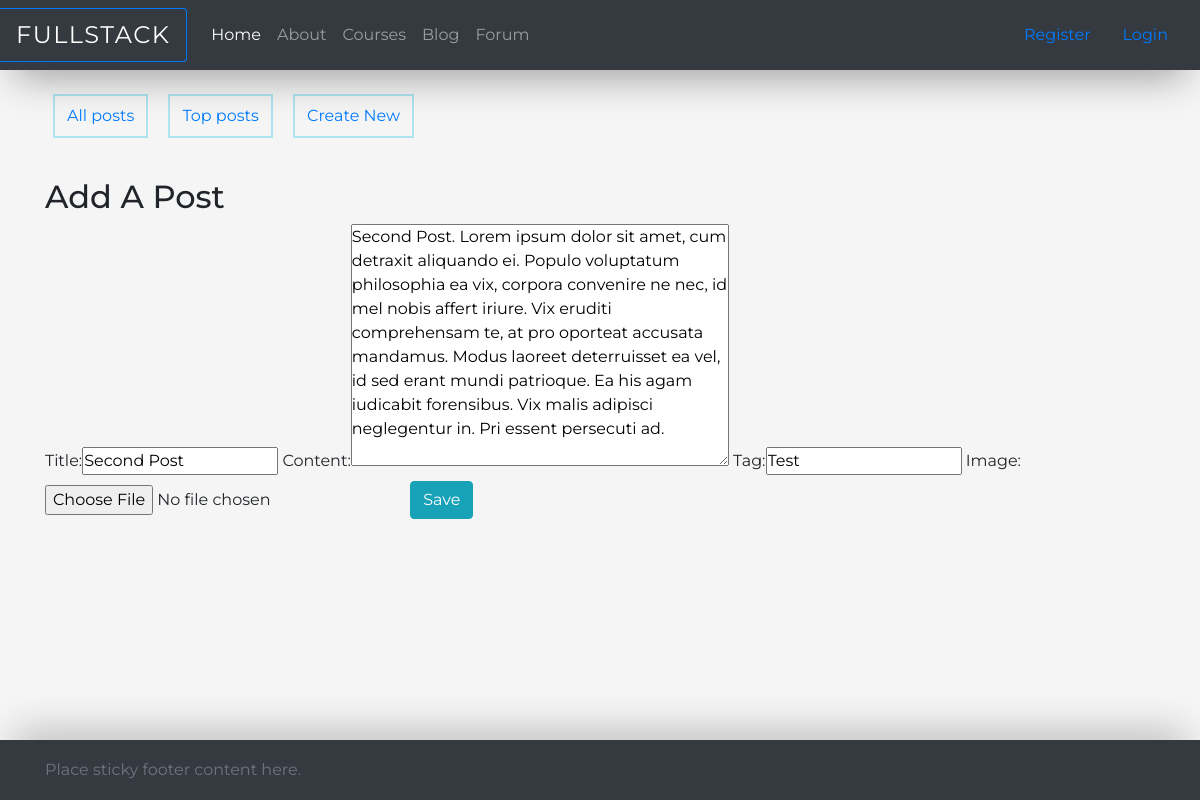
Screenshot of /blog/2/edit with the database file from the repository.
### blog/models.py (models this page shows, shortened)
class Post(models.Model):
    author = models.ForeignKey(settings.AUTH_USER_MODEL)
    title = models.CharField(max_length=200)
    content = models.TextField()
    created_date = models.DateTimeField(default=timezone.now)
    published_date = models.DateTimeField(blank=True, null=True)
    views = models.IntegerField(default=0)
    tag = models.CharField(max_length=100, blank=True, null=True)
    image = models.ImageField(upload_to="images", blank=True, null=True)

### blog/views.py (the view)
# urls.py: url(r'^(?P<id>\d+)/edit$', views.edit_post, name='edit'),
def edit_post(request, id):
    post = get_object_or_404(Post, pk=id)
    if request.method == "POST":
        form = BlogPostForm(request.POST, request.FILES, instance=post)
        if form.is_valid():
            post = form.save(commit=False)
            post.author = request.user
            post.published_date = timezone.now()
            post.save()
            return redirect(post_detail, post.pk)
    else:
        form = BlogPostForm(instance=post)
    return render(request, 'blog/blogpostform.html', {'form': form})

### blog/forms.py
class BlogPostForm(forms.ModelForm):
    class Meta:
        model = Post
        fields = ('title', 'content', 'tag', 'image')

### blog/templates/blog/blogpostform.html (shortened to what this page needs)
{% extends "blog/blog.html" %}
{% block blogs %}
    {% load bootstrap_tags %}
    <h2>Add A Post</h2>
    <form method="POST" enctype="multipart/form-data">
        {{ form|as_bootstrap }}
        <button type="submit" class="btn btn-info">Save</button>
    </form>
{% endblock %}

### rows the page displays
Post: title "Second Post", content "Second Post. Lorem ipsum dolor sit amet, cum detraxit aliquando ei. Populo voluptatum philosophia ea vix, corpora convenire ne nec, id mel nobis affert iriure. Vix eruditi comprehensam te, at pro oporteat accusata mandamus. Modus laoreet deterruisset ea vel, id sed erant mundi patrioque. Ea his agam iudicabit forensibus. Vix malis adipisci neglegentur in. Pri essent persecuti ad.", tag "Test"
